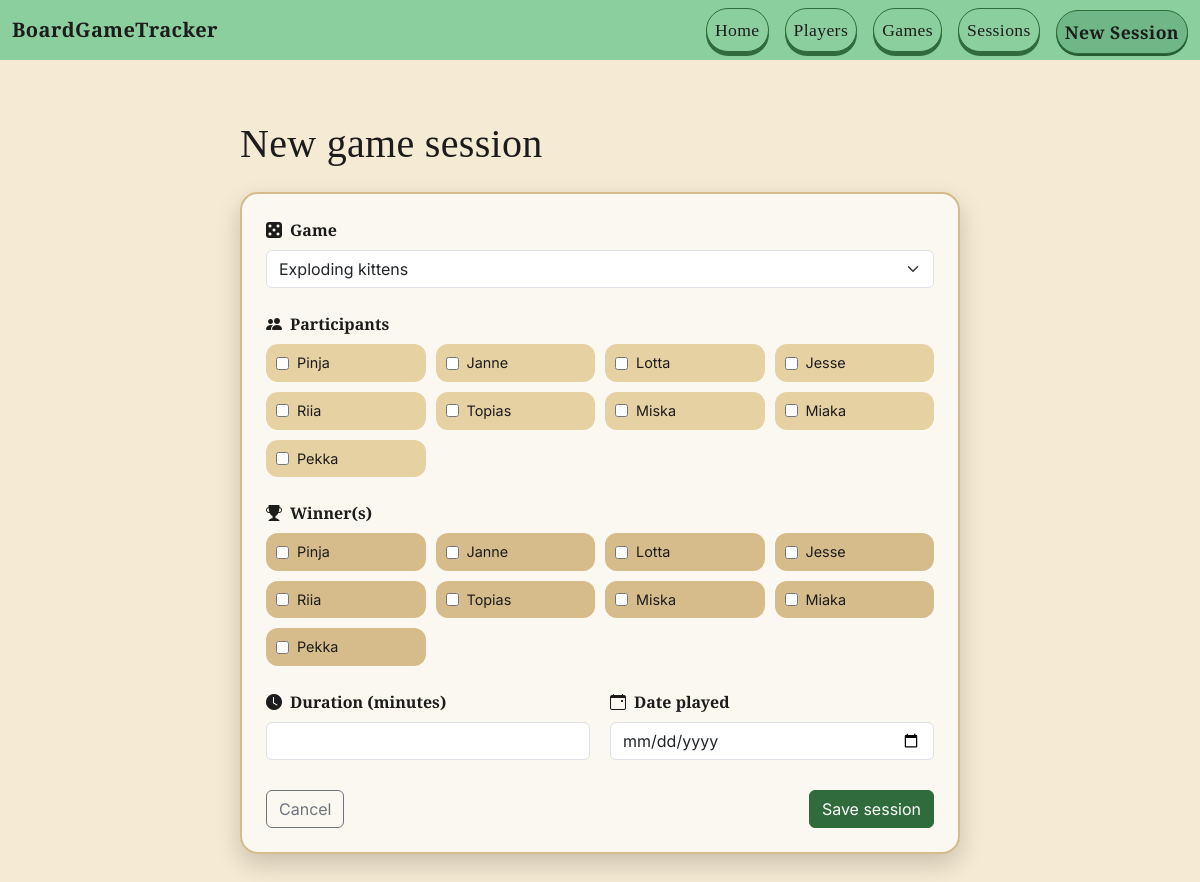
Screenshot of /add_session with the database file from the repository.
### tables this page shows
CREATE TABLE players (
    id INTEGER PRIMARY KEY AUTOINCREMENT,
    name TEXT NOT NULL,
    games_played INTEGER DEFAULT 0,
    wins INTEGER DEFAULT 0
);

### controllers/session_controller.py (the view, shortened to what this page needs)
@session_controller.route("/add_session", methods=["GET", "POST"]) # /add_session is the HTTP route which accepts only GET and POST methods
def add_session():
    connection = get_db_connection() # Database connection
    games_list = connection.execute("SELECT * FROM games").fetchall() # Games for dropdown selection
    players_list = connection.execute("SELECT * FROM players").fetchall() # Players for checkboxes 'participants' and 'winners'
    connection.close()
    return render_template(
        "add_session.html",
        games=games_list,
        players=players_list
    )

### database.py (called while the page is built)
def get_db_connection():
    connection = sqlite3.connect("database.db")
    connection.row_factory = sqlite3.Row
    return connection

### templates/add_session.html (shortened to what this page needs)
{% extends "base.html" %}
{% block body %}
<div class="add-session-wrapper">
    <h1 class="mb-4">New game session</h1>
    <form method="POST" class="add-session-card">
        <div class="form-section">
            <label class="section-label">
                <i class="bi bi-dice-5-fill"></i>
                Game
            </label>
            <select id="game_id" name="game_id" class="form-select" required>
                {% for g in games %}
                <option value="{{ g.id }}">{{ g.name }}</option>
                {% endfor %}
            </select>
        </div>
        <div class="form-section">
            <label class="section-label">
                <i class="bi bi-people-fill"></i>
                Participants
            </label>
            <div class="checkbox-grid">
                {% for p in players %}
                <label class="checkbox-card">
                    <input type="checkbox" name="participants" value="{{ p.id }}">
                    <span>{{ p.name }}</span>
                </label>
                {% endfor %}
            </div>
        </div>
        <div class="form-section">
            <label class="section-label">
                <i class="bi bi-trophy-fill"></i>
                Winner(s)
            </label>
            <div class="checkbox-grid winners">
                {% for p in players %}
                <label class="checkbox-card">
                    <input type="checkbox" name="winners" value="{{ p.id }}">
                    <span>{{ p.name }}</span>
                </label>
                {% endfor %}
            </div>
        </div>
        <div class="form-section form-row">
            <div>
                <label class="section-label">
                    <i class="bi bi-clock-fill"></i>
                    Duration (minutes)
                </label>
                <input type="number"
                       min="1"
                       name="duration_minutes"
                       class="form-control"
                       required>
            </div>
            <div>
                <label class="section-label">
                    <i class="bi bi-calendar-event"></i>
                    Date played
                </label>
                <input type="date"
                       name="date_played"
                       class="form-control"
                       required>
            </div>
        </div>
        <div class="form-actions">
            <a href="/sessions" class="btn btn-outline-secondary">
                Cancel
            </a>
            <button type="submit" class="btn btn-primary">
                Save session
            </button>
        </div>
    </form>
</div>
{% endblock %}

### static/custom.css (style rules this page uses)
body { font-family: 'Inter', sans-serif; background-color: #F5EAD3; color: #1C1C1C; }
h1, h2, h3, .game-title, .navbar-brand { font-family: 'Spectral', serif; letter-spacing: 0.3px; }
.btn-primary { background-color: #2F6B3B !important; border-color: #2F6B3B !important; }
.add-session-wrapper { max-width: 720px; margin: 0 auto; }
.add-session-card { background: #FBF8F1; border: 2px solid #D6BC8A; border-radius: 18px; padding: 24px; box-shadow: 0 10px 24px rgba(0,0,0,0.18); }
.form-section { margin-bottom: 24px; }
.form-row { display: grid; grid-template-columns: 1fr 1fr; gap: 20px; }
.section-label { display: flex; align-items: center; gap: 8px; font-family: 'Spectral', serif; font-weight: 600; margin-bottom: 8px; }
.checkbox-grid { display: grid; grid-template-columns: repeat(auto-fill, minmax(140px, 1fr)); gap: 10px; }
.checkbox-card { display: flex; align-items: center; gap: 8px; background: #E6D1A3; border-radius: 12px; padding: 8px 10px; cursor: pointer; font-size: 0.9rem; }
.checkbox-card input { accent-color: #2F6B3B; }
.checkbox-grid.winners .checkbox-card { background: #D6BC8A; }
.form-actions { display: flex; justify-content: space-between; align-items: center; margin-top: 30px; }

### rows the page displays
players: name "Pinja"
players: name "Janne"
players: name "Lotta"
players: name "Jesse"
players: name "Riia"
players: name "Topias"
players: name "Miska"
players: name "Miaka"
players: name "Pekka"

### other values shown
form field game_id "Exploding kittens"
